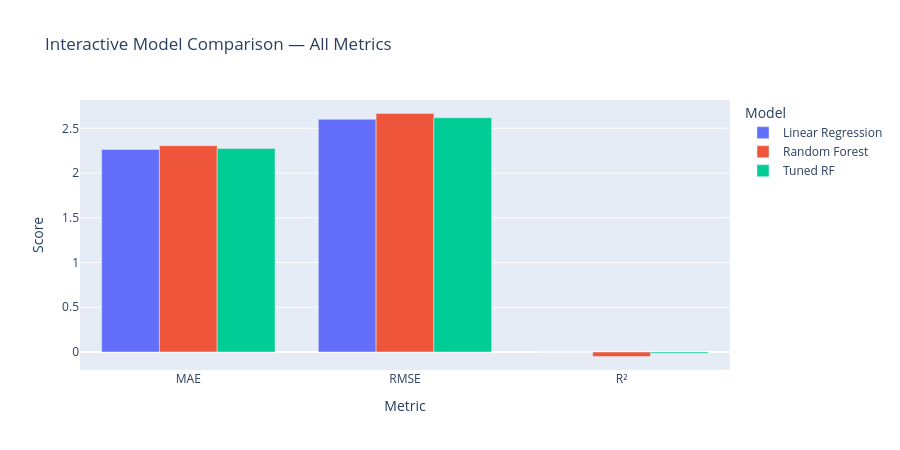

The notebook cell this image was saved under:
### Markdown cell above
### Model Comparison Visualization

### Code cell
fig = px.bar(
    results.melt(id_vars='Model', value_vars=['MAE', 'RMSE', 'R²'],
                 var_name='Metric', value_name='Score'),
    x='Metric', y='Score', color='Model', barmode='group',
    title='Interactive Model Comparison — All Metrics'
)
fig.update_layout(height=450)
fig.show()
print("Lower MAE/RMSE and higher R² indicate a better model.")

### Figure 1 — Plotly figure (JSON) as saved in the notebook; plotly's stock layout.template omitted (floating-point values rounded to 4 significant figures)
{"data": [{"alignmentgroup": "True", "hovertemplate": "Model=Linear Regression<br>Metric=%{x}<br>Score=%{y}<extra></extra>", "legendgroup": "Linear Regression", "marker": {"color": "#636efa", "pattern": {"shape": ""}}, "name": "Linear Regression", "offsetgroup": "Linear Regression", "orientation": "v", "showlegend": true, "textposition": "auto", "type": "bar", "x": ["MAE", "RMSE", "R²"], "xaxis": "x", "y": [2.264, 2.601, -2.868e-05], "yaxis": "y"}, {"alignmentgroup": "True", "hovertemplate": "Model=Random Forest<br>Metric=%{x}<br>Score=%{y}<extra></extra>", "legendgroup": "Random Forest", "marker": {"color": "#EF553B", "pattern": {"shape": ""}}, "name": "Random Forest", "offsetgroup": "Random Forest", "orientation": "v", "showlegend": true, "textposition": "auto", "type": "bar", "x": ["MAE", "RMSE", "R²"], "xaxis": "x", "y": [2.307, 2.666, -0.0502], "yaxis": "y"}, {"alignmentgroup": "True", "hovertemplate": "Model=Tuned RF<br>Metric=%{x}<br>Score=%{y}<extra></extra>", "legendgroup": "Tuned RF", "marker": {"color": "#00cc96", "pattern": {"shape": ""}}, "name": "Tuned RF", "offsetgroup": "Tuned RF", "orientation": "v", "showlegend": true, "textposition": "auto", "type": "bar", "x": ["MAE", "RMSE", "R²"], "xaxis": "x", "y": [2.275, 2.619, -0.01352], "yaxis": "y"}], "layout": {"barmode": "group", "height": 450, "legend": {"title": {"text": "Model"}, "tracegroupgap": 0}, "title": {"text": "Interactive Model Comparison — All Metrics"}, "xaxis": {"anchor": "y", "domain": [0, 1], "title": {"text": "Metric"}}, "yaxis": {"anchor": "x", "domain": [0, 1], "title": {"text": "Score"}}}}
